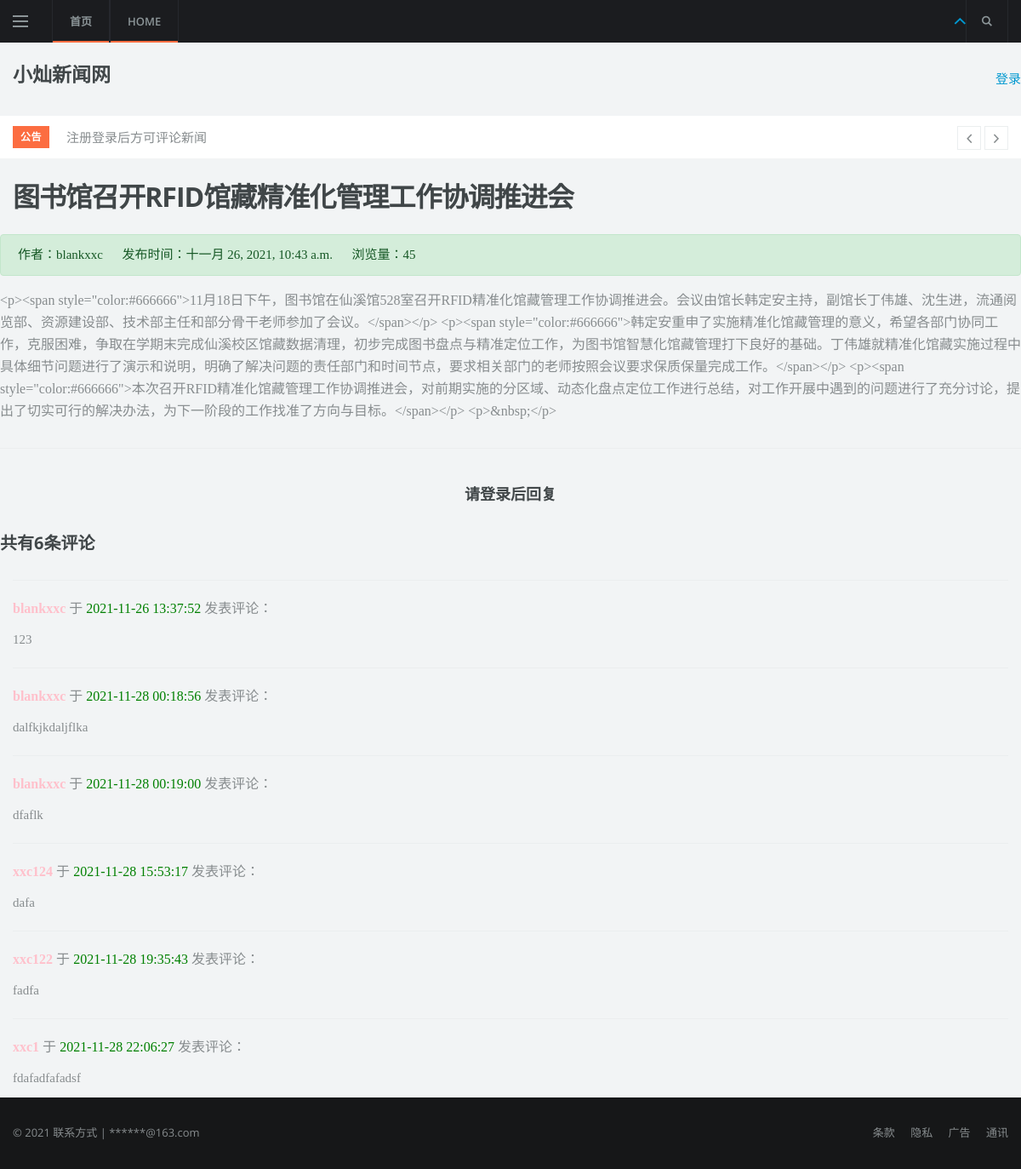
The app's page /news-detail/13/ with its own data.
### new/models.py (models this page shows, shortened)
class news(models.Model):
    title = models.CharField('标题', max_length=70)
    excerpt = models.TextField('摘要', max_length=200, blank=True)
    category = models.ForeignKey(Category, on_delete=models.DO_NOTHING, verbose_name='分类', blank=True, null=True)
    tags = models.ManyToManyField(Tag, verbose_name='标签', blank=True)
    img = models.ImageField(upload_to='article_img/%Y/%m/%d/', verbose_name='封面图片', blank=True, null=True)
    content = RichTextUploadingField(verbose_name='正文')
    user = models.ForeignKey(User, on_delete=models.CASCADE, verbose_name='作者')
    tui = models.ForeignKey(Tui, on_delete=models.DO_NOTHING, verbose_name='推荐位', blank=True, null=True)
    views = models.PositiveIntegerField('阅读量', default=0)
    created_time = models.DateTimeField('发布时间', auto_now_add=True)
    modified_time = models.DateTimeField('修改时间', auto_now=True)
    class Meta:
        verbose_name = '文章详情'
        verbose_name_plural = '文章管理'

### comment/models.py (models this page shows, shortened)
class Comment(models.Model):
    new = models.ForeignKey(
        news,
        on_delete=models.CASCADE,
        related_name='comments'
    )
    user = models.ForeignKey(
        User,
        on_delete=models.CASCADE,
        related_name='comments'
    )
    content = models.TextField()
    created = models.DateTimeField(auto_now_add=True)
    class Meta:
        ordering = ('created',)

### new/views.py (the view)
# urls.py: path('news-detail/<int:id>/', views.news_detail, name='news_detail'),
def news_detail(request, id):
    new = news.objects.get(id=id)
    new.views += 1
    new.save(update_fields=['views'])
    new = news.objects.get(id=id)
    comments = Comment.objects.filter(new=id)
    context = {'new': new, 'comments': comments, }
    return render(request, 'news/detail.html', context)

### templates/news/detail.html (shortened to what this page needs)
{% extends "base.html" %}
{% load static %}
{% block content %}
<div class="container">
    <div class="row">
        <h1 class="col-12 mt-4 mb-4">{{ new.title }}</h1>
        <div class="col-12 alert alert-success">作者：{{ new.user }} &nbsp;&nbsp;&nbsp;&nbsp; 发布时间：{{ new.created_time }}
            &nbsp;&nbsp;&nbsp;&nbsp; 浏览量：{{ new.views }}
        </div>
        <div  >
            <p >{{new.content}}</p>
        </div>
    </div>
</div>
<hr>
{% if user.is_authenticated %}
<div class="container">
    <div class="col-24">
        <form
                action="{% url 'comment:post_comment' new.id %}"
                method="POST"
        >
            {% csrf_token %}
            <div class="form-group">
                <label for="content">
                    <h4>
                        我也要发表评论：
                    </h4>
                </label>
                <textarea
                        type="text"
                        class="form-control"
                        id="content"
                        name="content"
                        rows="2"></textarea> </label>
            </div>
            <button type="submit" class="btn btn-primary ">发送</button>
        </form>
    </div>
    <br>
    {% else %}
    <br>
    <h5 class="row justify-content-center">
        请<a href="{% url 'userprofile:login' %}">登录</a>后回复
    </h5>
    <br>
    {% endif %}
    <div class="container">
        <div class="row">
            <h4>共有{{ comments.count }}条评论</h4>
        </div>
        {% for comment in comments %}
        <hr>
        <p>
            <strong style="color: pink">
                {{ comment.user }}
            </strong> 于
            <span style="color: green">
                    {{ comment.created|date:"Y-m-d H:i:s" }}
                </span> 发表评论：
        <p style="font-family: inherit; font-size: 1em;">
            {{ comment.content }}</p>
        </p>
        {% endfor %}
    </div>
{% endblock content %}

### records on screen
news: title "图书馆召开RFID馆藏精准化管理工作协调推进会", user "blankxxc", created_time "十一月 26, 2021, 10:43 a.m.", views "45", content "<p><span style=\"color:#666666\">11月18日下午，图书馆在仙溪馆528室召开RFID精准化馆藏管理工作协调推进会。会议由馆长韩定安主持，副馆长丁伟雄、沈生进，流通阅览部、资源建设部、技术部主任和部分骨干老师参加了会议。</span></p> <p><span style=\"color:#666666\">韩定安重申了实施精准化馆藏管理的意义，希望各部门协同工作，克服困难，争取在学期末完成仙溪校区馆藏数据清理，初步完成图书盘点与精准定位工作，为图书馆智慧化馆藏管理打下良好的基础。丁伟雄就精准化馆藏实施过程中具体细节问题进行了演示和说明，明确了解决问题的责任部门和时间节点，要求相关部门的老师按照会议要求保质保量完成工作。</span></p> <p><span style=\"color:#666666\">本次召开RFID精准化馆藏管理工作协调推进会，对前期实施的分区域、动态化盘点定位工作进行总结，对工作开展中遇到的问题进行了充分讨论，提出了切实可行的解决办法，为下一阶段的工作找准了方向与目标。</span></p> <p>&nbsp;</p>"
Comment: user "blankxxc", created "2021-11-26 13:37:52", content "123"
Comment: user "blankxxc", created "2021-11-28 00:18:56", content "dalfkjkdaljflka"
Comment: user "blankxxc", created "2021-11-28 00:19:00", content "dfaflk"
Comment: user "xxc124", created "2021-11-28 15:53:17", content "dafa"
Comment: user "xxc122", created "2021-11-28 19:35:43", content "fadfa"
Comment: user "xxc1", created "2021-11-28 22:06:27", content "fdafadfafadsf"

### other values on screen
{{ comments.count }} "6"
